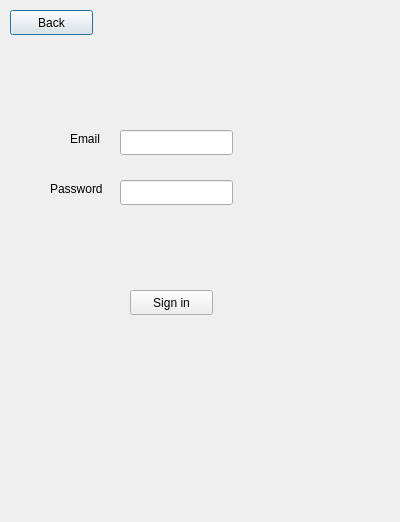
<?xml version="1.0" encoding="UTF-8"?>
<ui version="4.0">
 <class>EnterAccountPage</class>
 <widget class="QDialog" name="EnterAccountPage">
  <property name="geometry">
   <rect>
    <x>0</x>
    <y>0</y>
    <width>400</width>
    <height>522</height>
   </rect>
  </property>
  <property name="windowTitle">
   <string>Dialog</string>
  </property>
  <widget class="QPushButton" name="backButton">
   <property name="geometry">
    <rect>
     <x>10</x>
     <y>10</y>
     <width>83</width>
     <height>25</height>
    </rect>
   </property>
   <property name="text">
    <string>Back</string>
   </property>
  </widget>
  <widget class="QLineEdit" name="Email_Input">
   <property name="geometry">
    <rect>
     <x>120</x>
     <y>130</y>
     <width>113</width>
     <height>25</height>
    </rect>
   </property>
  </widget>
  <widget class="QLineEdit" name="Password_Input">
   <property name="geometry">
    <rect>
     <x>120</x>
     <y>180</y>
     <width>113</width>
     <height>25</height>
    </rect>
   </property>
  </widget>
  <widget class="QLabel" name="label">
   <property name="geometry">
    <rect>
     <x>70</x>
     <y>130</y>
     <width>41</width>
     <height>17</height>
    </rect>
   </property>
   <property name="text">
    <string>Email</string>
   </property>
  </widget>
  <widget class="QLabel" name="label_2">
   <property name="geometry">
    <rect>
     <x>50</x>
     <y>180</y>
     <width>62</width>
     <height>17</height>
    </rect>
   </property>
   <property name="text">
    <string>Password</string>
   </property>
  </widget>
  <widget class="QPushButton" name="Sign_In">
   <property name="geometry">
    <rect>
     <x>130</x>
     <y>290</y>
     <width>83</width>
     <height>25</height>
    </rect>
   </property>
   <property name="text">
    <string>Sign in</string>
   </property>
  </widget>
  <widget class="QLabel" name="errorText">
   <property name="geometry">
    <rect>
     <x>50</x>
     <y>230</y>
     <width>261</width>
     <height>41</height>
    </rect>
   </property>
   <property name="text">
    <string/>
   </property>
  </widget>
 </widget>
 <resources/>
 <connections/>
</ui>
